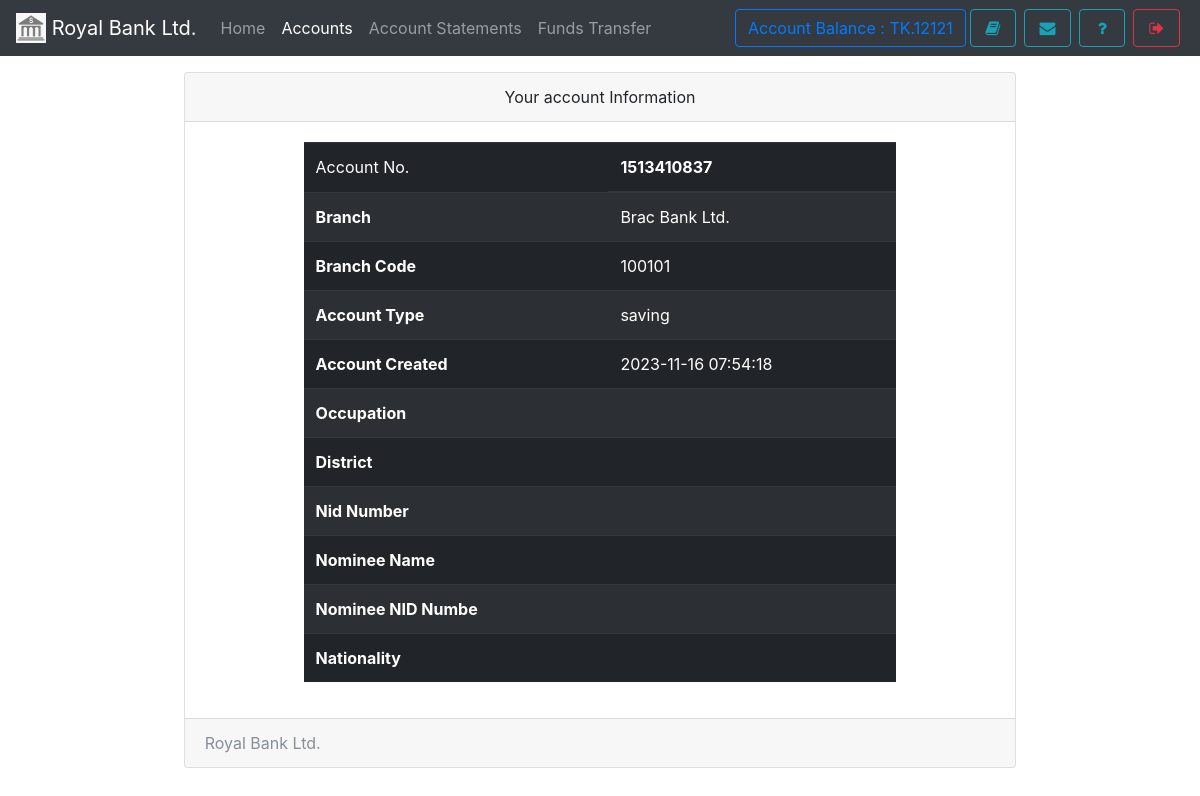
The page /accounts.php (signed in) on the database its author committed.
### tables this page shows
CREATE TABLE `useraccounts` (
  `id` int(11) NOT NULL,
  `email` text NOT NULL,
  `password` text NOT NULL,
  `name` varchar(111) NOT NULL,
  `balance` varchar(111) NOT NULL,
  `cnic` varchar(111) NOT NULL,
  `number` varchar(111) NOT NULL,
  `city` varchar(111) NOT NULL,
  `address` varchar(111) NOT NULL,
  `source` varchar(111) NOT NULL,
  `accountNo` varchar(111) NOT NULL,
  `branch` varchar(111) NOT NULL,
  `accountType` varchar(111) NOT NULL,
  `date` timestamp NOT NULL DEFAULT current_timestamp(),
  `birth` date NOT NULL DEFAULT current_timestamp(),
  `nationality` varchar(200) NOT NULL,
  `occupation` varchar(200) NOT NULL,
  `authority` varchar(200) NOT NULL,
  `issued_state` varchar(200) NOT NULL,
  `district` varchar(200) NOT NULL,
  `nid_number` varchar(200) NOT NULL,
  `nname` varchar(200) NOT NULL,
  `nnid` varchar(200) NOT NULL,
  `issued_date` date NOT NULL DEFAULT current_timestamp(),
  `expiry_date` date NOT NULL DEFAULT current_timestamp(),
  `select_gender` varchar(200) NOT NULL DEFAULT 'gender'
);

CREATE TABLE `branch` (
  `branchId` int(11) NOT NULL,
  `branchNo` varchar(111) NOT NULL,
  `branchName` varchar(111) NOT NULL
);

### assets/db.php (called while the page is built, shortened)
<?php
    $con = new mysqli('localhost','root','','royalbankdb');
    $uid = '';
    if(isset($_SESSION['userId']))
    $uid = $_SESSION['userId'];
    if(!empty($uid)){
      $ar = $con->query("select * from userAccounts,branch where id = '{$uid}' AND userAccounts.branch = branch.branchId");
      $userData = $ar->fetch_assoc();
    }
?>

### accounts.php (the view, shortened to what this page needs)
<!DOCTYPE html>
<html>
<head>
  <?php require 'assets/autoloader.php'; ?>
  <?php require 'assets/db.php'; ?>
</head>
<body style="background-size: 100%" class="bg-gradient-seconday">
  <nav class="navbar navbar-expand-lg navbar-dark bg-dark fixed-top">
    <a class="navbar-brand" href="#">
      <img src="images/logo.png" style="object-fit:cover;object-position:center center" width="30" height="30" class="d-inline-block align-top" alt="">
      <?php echo bankname; ?>
    </a>
    <div class="collapse navbar-collapse" id="navbarSupportedContent">
      <ul class="navbar-nav mr-auto">
        <li class="nav-item ">
          <a class="nav-link " href="index.php">Home <span class="sr-only">(current)</span></a>
        </li>
        <li class="nav-item active "> <a class="nav-link" href="accounts.php">Accounts</a></li>
        <li class="nav-item "> <a class="nav-link" href="statements.php">Account Statements</a></li>
        <li class="nav-item "> <a class="nav-link" href="transfer.php">Funds Transfer</a></li>
      </ul>
      <?php include 'sideButton.php'; ?>
    </div>
  </nav><br><br><br>
  <div class="container">
    <div class="card  w-75 mx-auto">
      <div class="card-header text-center">
        Your account Information
      </div>
      <div class="card-body">
        <table class="table table-striped table-dark w-75 mx-auto">
          <thead>
            <tr>
              <td scope="col">Account No.</td>
              <th scope="col"><?php echo $userData['accountNo']; ?></th>
            </tr>
          </thead>
          <tbody>
            <tr>
              <th scope="row">Branch</th>
              <td><?php echo $userData['branchName']; ?></td>
            </tr>
            <tr>
              <th scope="row">Branch Code</th>
              <td><?php echo $userData['branchNo']; ?></td>
            </tr>
            <tr>
              <th scope="row">Account Type</th>
              <td><?php echo $userData['accountType']; ?></td>
            </tr>
            <tr>
              <th scope="row">Account Created</th>
              <td><?php echo $userData['date']; ?></td>
            </tr>
            <tr>
              <th scope="row">Occupation</th>
              <td><?php echo $userData['occupation']; ?></td>
            </tr>
            <tr>
              <th scope="row">District</th>
              <td><?php echo $userData['district']; ?></td>
            </tr>
            <tr>
              <th scope="row">Nid Number</th>
              <td><?php echo $userData['nid_number']; ?></td>
            </tr>
            <tr>
              <th scope="row">Nominee Name</th>
              <td><?php echo $userData['nname']; ?></td>
            </tr>
            <tr>
              <th scope="row">Nominee NID Numbe</th>
              <td><?php echo $userData['nnid']; ?></td>
            </tr>
            <tr>
              <th scope="row">Nationality</th>
              <td><?php echo $userData['nationality']; ?></td>
            </tr>
          </tbody>
        </table>
      </div>
      <div class="card-footer text-muted">
        <?php echo bankname ?>
      </div>
    </div>
  </div>
</body>
</html>

### sideButton.php
<form class="form-inline my-2 my-lg-0">
        <a href="" class="btn btn-outline-primary" data-toggle="tooltip" title="Your current Account Balance">Account Balance : TK.<?php echo $userData['balance']; ?></a>
        <a href="accounts.php" data-toggle="tooltip" title="Account Summary" class="btn btn-outline-info mx-1" ><i class="fa fa-book fa-fw"></i></a>
        <a href="notice.php" data-toggle="tooltip" title="View Notice" class="btn btn-outline-info mx-1" ><i class="fa fa-envelope fa-fw"></i></a>
        <a href="feedback.php" data-toggle="tooltip" title="Help?" class="btn btn-outline-info mx-1" ><i class="fa fa-question fa-fw"></i></a>
        <a href="logout.php" data-toggle="tooltip" title="Logout" class="btn btn-outline-danger mx-1" ><i class="fa fa-sign-out fa-fw"></i></a>
</form>

### rows shown on the page
useraccounts: balance "12121", accountNo "1513410837", branch.branchName "Brac Bank Ltd.", branch.branchNo "100101", accountType "saving", date "2023-11-16 07:54:18"

### other values the page prints
bankname "Royal Bank Ltd."
